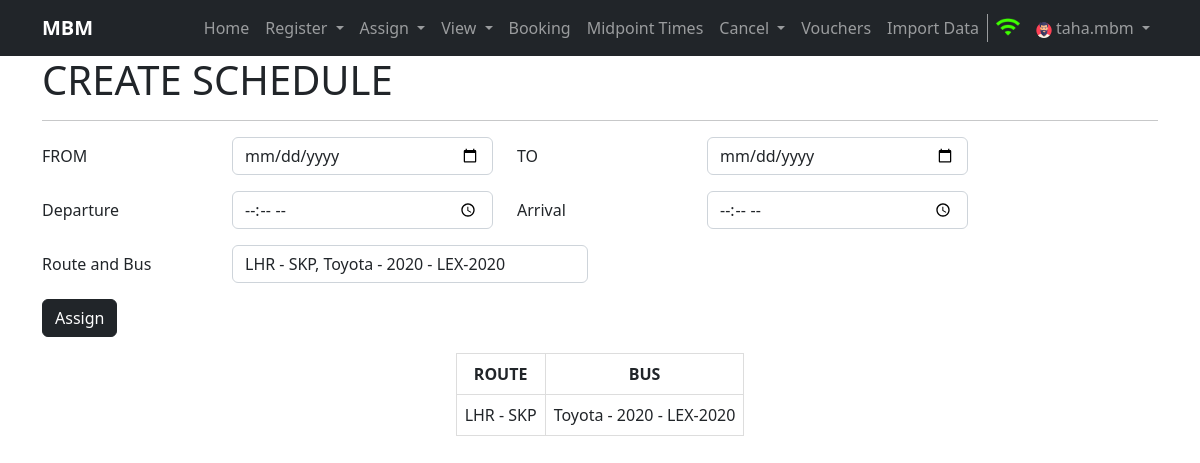
The app's page /registerschedule (signed in), older data.
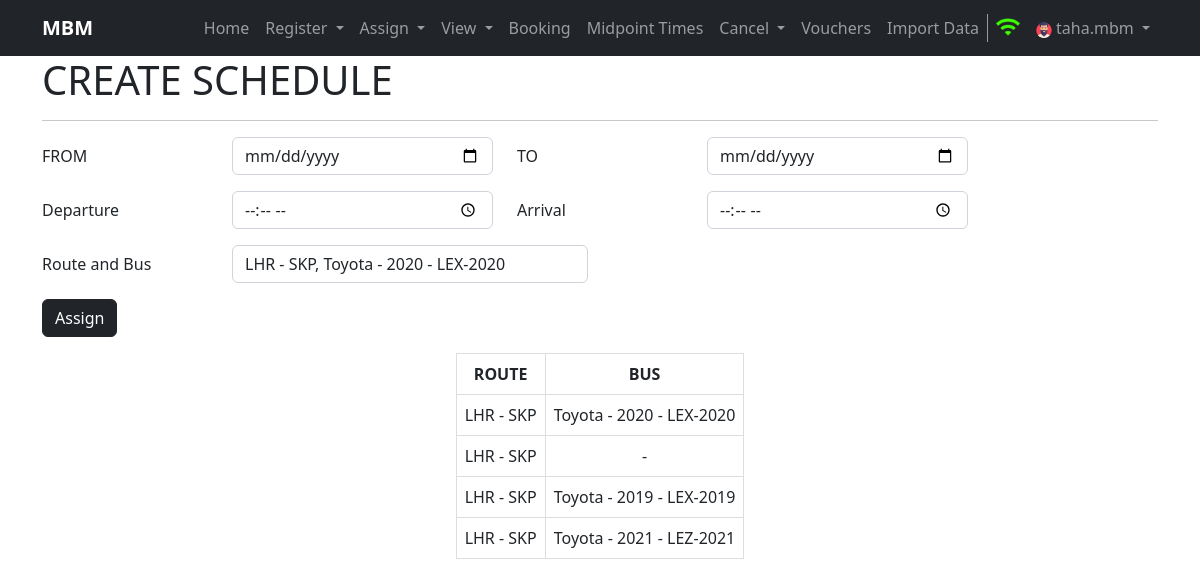
The same page, newer data.
### home/models.py (models this page shows, shortened)
class RouteAssignedToBus(models.Model):
    bus = models.ForeignKey("Bus", on_delete=models.SET_NULL, null=True)
    route = models.ForeignKey("Route", on_delete=models.CASCADE)
    created = models.DateTimeField(auto_now_add=True, editable=False, null=False, blank=False)
    last_modified = models.DateTimeField(auto_now_add=True, editable=False, null=False, blank=False)
    class Meta:
        verbose_name_plural = 'RouteAssignedToBus'

class Route(models.Model):
    source = models.ForeignKey(Terminal, related_name='source_terminal', on_delete=models.CASCADE)
    destination = models.ForeignKey(Terminal, related_name='destination_terminal', on_delete=models.CASCADE)
    via = models.CharField(max_length=100)
    created = models.DateTimeField(auto_now_add=True, editable=False, null=False, blank=False)
    last_modified = models.DateTimeField(auto_now_add=True, editable=False, null=False, blank=False)
    class Meta:
        verbose_name_plural = 'Route'

class Terminal(models.Model):
    tcode = models.CharField(max_length=3, unique=True)
    name = models.CharField(max_length=100)
    city = models.CharField(max_length=100)
    address = models.CharField(max_length=150)
    created = models.DateTimeField(auto_now_add=True, editable=False, null=False, blank=False)
    last_modified = models.DateTimeField(auto_now_add=True, editable=False, null=False, blank=False)
    class Meta:
        verbose_name_plural = 'Terminal'

class Bus(models.Model):
    bus_number = models.CharField(max_length=30, unique=True)
    seating_capacity = models.IntegerField()
    service_type = models.CharField(max_length=100)
    bus_model = models.CharField(max_length=100)
    created = models.DateTimeField(auto_now_add=True, editable=False, null=False, blank=False)
    last_modified = models.DateTimeField(auto_now_add=True, editable=False, null=False, blank=False)
    class Meta:
        verbose_name_plural = 'Bus'
    def __str__(self):
        return self.bus_model + ' - ' + self.bus_number

### home/views.py (the view)
# urls.py: path('registerschedule', views.registerSchedule, name='registerschedule'),
def registerSchedule(request):
    if request.user.is_anonymous:
        return redirect('/login')
    result = RegistrationHandler.registerSchedule(request)
    return render(result['request'], 'schedule.html', {'routeasgbus':result['routeasgbus']})

### home/registerationHandler.py (called while the page is built, shortened)
    @staticmethod
    def registerSchedule(request):
        routeasgbus = None
        try:
            routeasgbus = RouteAssignedToBus.objects.all()
        except Exception as e:
            messages.warning(request, 'Route assignment not found!')
        return {'request': request, 'routeasgbus': routeasgbus}

### templates/schedule.html (shortened to what this page needs)
{% extends 'base.html' %}
{% block username %}{{ request.user.username }}{% endblock username %}
{%block body%}
<div class="container">
    <h1>CREATE SCHEDULE</h1>
    <hr>
</div>
<div class="container my-3">
    <form method="post" name="schedule" action="">
        <div class="mb-3 row">
            <label for="inputFromDate" class="col-sm-2 col-form-label">FROM</label>
            <div class="col-sm-3">
              <input type="date" class="form-control" id="inputFromDate" name="inputFromDate" required>
            </div>
            <label for="inputToDate" class="col-sm-2 col-form-label">TO</label>
            <div class="col-sm-3">
              <input type="date" class="form-control" id="inputToDate" name="inputToDate" required>
            </div>
        </div>
        <div class="mb-3 row">
            <label for="inputDeptTime" class="col-sm-2 col-form-label">Departure</label>
            <div class="col-sm-3">
              <input type="time" class="form-control" id="inputDeptTime" name="inputDeptTime" required>
            </div>
            <label for="inputArrTime" class="col-sm-2 col-form-label">Arrival</label>
            <div class="col-sm-3">
                <input type="time" class="form-control" id="inputArrTime" name="inputArrTime" required>
              </div>
        </div>
        <div class="mb-3 row">
            <label for="inputRouteBus" class="col-sm-2 col-form-label">Route and Bus</label>
            <div class="col-sm-4">
              <select name="inputRouteBus" class="form-control" id="inputRouteBus" required>
                {% if routeasgbus %}
                   {% for rb in routeasgbus %}
                   {% if rb.bus %}
                   <option value="{{rb.id}}">{{rb.route.source.city}} - {{rb.route.destination.city}}, {{rb.bus}}</option>
                   {% endif %}
                   {% endfor %}
                {% endif %}
              </select>
            </div>
        </div>
          <button type="submit" class="btn btn-dark btn-md">Assign</button>
    </form>
</div>
<div class="container">
  {% if routeasgbus %}
    <table class="bookings mx-auto">
        <tr>
          <th>ROUTE</th>
          <th>BUS</th>
        </tr>
        {% for rb in routeasgbus %}
        <tr class="tr">
          <td>{{rb.route.source.city}} - {{rb.route.destination.city}}</td>
          {% if rb.bus %}
          <td>{{rb.bus}}</td>
          {% else %}
          <td> - </td>
          {% endif %}
        </tr>
        {% endfor %}
    </table>
    {% endif %}
</div>
{%endblock body%}

### templates/base.html (shortened to what this page needs)
<!doctype html>
<html lang="en">
  <head>
    <link href="https://cdn.jsdelivr.net/npm/bootstrap@5.2.1/dist/css/bootstrap.min.css" rel="stylesheet">
    {% load static %}
    <link rel="stylesheet" href="{% static 'css/style.css' %}">
</head>
  <body>
    <nav class="navbar navbar-expand-lg navbar-dark bg-dark">
        <div class="container">
          <a class="navbar-brand" href="/"><strong>MBM</strong></a>
          <div class="collapse navbar-collapse" id="navbarSupportedContent">
            <ul class="navbar-nav ms-auto mb-2 mb-lg-0">
              <li class="nav-item">
                <a class="nav-link" aria-current="page" href="/">Home</a>
              </li>
              <li class="nav-item dropdown">
                <a class="nav-link dropdown-toggle" href="#" role="button" data-bs-toggle="dropdown" aria-expanded="false">
                  Register
                </a>
              </li>
              <li class="nav-item dropdown">
                <a class="nav-link dropdown-toggle" href="#" role="button" data-bs-toggle="dropdown" aria-expanded="false">
                  Assign
                </a>
              </li>
              <li class="nav-item dropdown">
                <a class="nav-link dropdown-toggle" href="#" role="button" data-bs-toggle="dropdown" aria-expanded="false">
                  View
                </a>
              </li>
              <li class="nav-item">
                <a class="nav-link" aria-current="page" href="/bookingdetail">Booking</a>
              </li>
              <li class="nav-item">
                <a class="nav-link" aria-current="page" href="/midtimes">Midpoint Times</a>
              </li>
              <li class="nav-item dropdown">
                <a class="nav-link dropdown-toggle" href="#" role="button" data-bs-toggle="dropdown" aria-expanded="false">
                  Cancel
                </a>
              </li>
              <li class="nav-item">
                <a class="nav-link" aria-current="page" href="/vouchers">Vouchers</a>
              </li>
              <li class="nav-item">
                <a class="nav-link" href="/import">Import Data</a>
              </li>
              <li class="nav-item">
                <span class="nav-link"><img class="terminal" src="{% static 'images/wifi.png' %}"> {% block terminal %}{% endblock terminal %}</span>
              </li>
              <li class="nav-item dropdown">
                <a class="nav-link dropdown-toggle" href="#" role="button" data-bs-toggle="dropdown" aria-expanded="false">
                  <img src="{% static 'images/user.png' %}"> {% block username %}{% endblock username %}
                </a>
              </li>
            </ul>
          </div>
        </div>
      </nav>
      {%block body%}{%endblock body%}
  </body>
</html>

### static/css/style.css (style rules this page uses)
.nav-item .nav-link .terminal { width: 24px; height: 24px; margin-top: -5px; }
.schedule td, .bookings td, th { border: 1px solid #dddddd; text-align: center; padding: 8px; }
img { max-width: inherit; width: inherit; }

Row changes from the older to the newer data that the page shows:
added RouteAssignedToBus: route.source.city "LHR", route.destination.city "SKP"
added RouteAssignedToBus: route.source.city "LHR", route.destination.city "SKP", bus "Toyota - 2019 - LEX-2019"
added RouteAssignedToBus: route.source.city "LHR", route.destination.city "SKP", bus "Toyota - 2021 - LEZ-2021"
